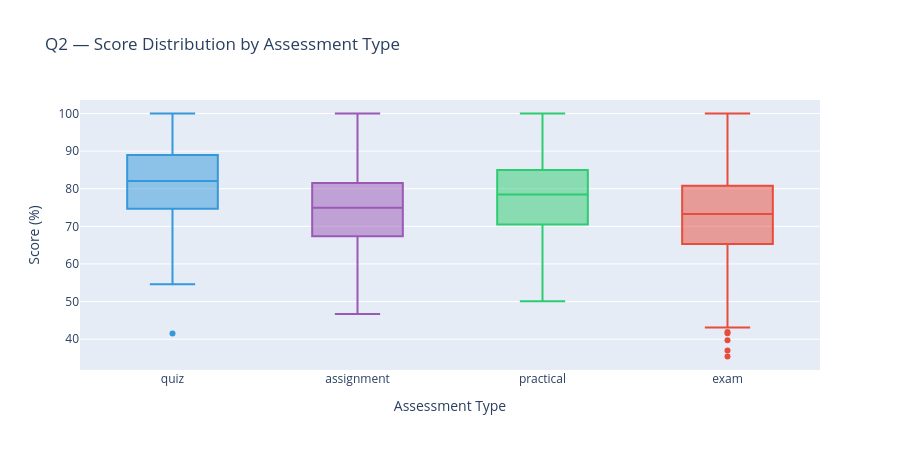

The cell this chart's notebook holds for it:
### Code cell
# ── Chart ────────────────────────────────────────────────────────────────────
ORDER = ['quiz', 'assignment', 'practical', 'exam']
TYPE_COLORS = {'quiz':'#3498db','assignment':'#9b59b6','practical':'#2ecc71','exam':'#e74c3c'}

fig = px.box(grades[grades['type'].isin(ORDER)], x='type', y='pct',
             category_orders={'type': ORDER},
             color='type', color_discrete_map=TYPE_COLORS,
             points='outliers',
             title='Q2 — Score Distribution by Assessment Type',
             labels={'pct': 'Score (%)', 'type': 'Assessment Type'})

fig.update_layout(height=450, showlegend=False)
fig.show()

### Figure 1 — Plotly figure (JSON) as saved in the notebook; plotly's stock layout.template omitted (floating-point values rounded to 4 significant figures; data arrays with more than 128 entries replaced by an {"elided": "..."} marker saying what was removed)
{"data": [{"alignmentgroup": "True", "boxpoints": "outliers", "hovertemplate": "Assessment Type=%{x}<br>Score (%)=%{y}<extra></extra>", "legendgroup": "quiz", "marker": {"color": "#3498db"}, "name": "quiz", "notched": false, "offsetgroup": "quiz", "orientation": "v", "showlegend": true, "type": "box", "x": {"elided": "398 str values"}, "x0": " ", "xaxis": "x", "y": {"elided": "398 float values"}, "y0": " ", "yaxis": "y"}, {"alignmentgroup": "True", "boxpoints": "outliers", "hovertemplate": "Assessment Type=%{x}<br>Score (%)=%{y}<extra></extra>", "legendgroup": "assignment", "marker": {"color": "#9b59b6"}, "name": "assignment", "notched": false, "offsetgroup": "assignment", "orientation": "v", "showlegend": true, "type": "box", "x": {"elided": "398 str values"}, "x0": " ", "xaxis": "x", "y": {"elided": "398 float values"}, "y0": " ", "yaxis": "y"}, {"alignmentgroup": "True", "boxpoints": "outliers", "hovertemplate": "Assessment Type=%{x}<br>Score (%)=%{y}<extra></extra>", "legendgroup": "practical", "marker": {"color": "#2ecc71"}, "name": "practical", "notched": false, "offsetgroup": "practical", "orientation": "v", "showlegend": true, "type": "box", "x": {"elided": "398 str values"}, "x0": " ", "xaxis": "x", "y": {"elided": "398 float values"}, "y0": " ", "yaxis": "y"}, {"alignmentgroup": "True", "boxpoints": "outliers", "hovertemplate": "Assessment Type=%{x}<br>Score (%)=%{y}<extra></extra>", "legendgroup": "exam", "marker": {"color": "#e74c3c"}, "name": "exam", "notched": false, "offsetgroup": "exam", "orientation": "v", "showlegend": true, "type": "box", "x": {"elided": "798 str values"}, "x0": " ", "xaxis": "x", "y": {"elided": "798 float values"}, "y0": " ", "yaxis": "y"}], "layout": {"boxmode": "overlay", "height": 450, "legend": {"title": {"text": "Assessment Type"}, "tracegroupgap": 0}, "showlegend": false, "title": {"text": "Q2 — Score Distribution by Assessment Type"}, "xaxis": {"anchor": "y", "categoryarray": ["quiz", "assignment", "practical", "exam"], "categoryorder": "array", "domain": [0, 1], "title": {"text": "Assessment Type"}}, "yaxis": {"anchor": "x", "domain": [0, 1], "title": {"text": "Score (%)"}}}}
